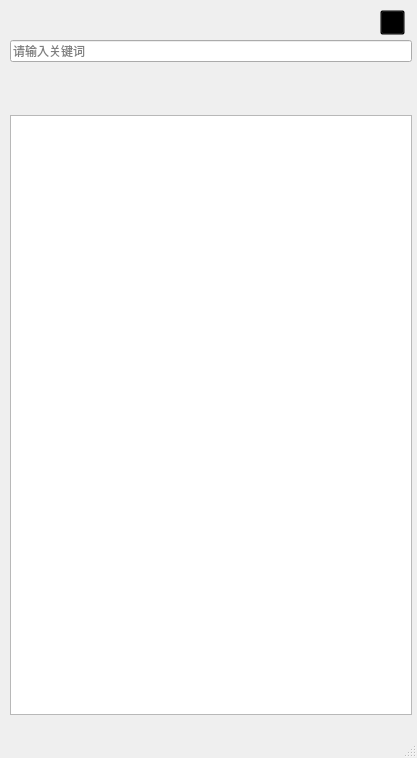
<?xml version="1.0" encoding="UTF-8"?>
<ui version="4.0">
 <class>AddFriend</class>
 <widget class="QMainWindow" name="AddFriend">
  <property name="geometry">
   <rect>
    <x>0</x>
    <y>0</y>
    <width>417</width>
    <height>758</height>
   </rect>
  </property>
  <property name="windowTitle">
   <string>MainWindow</string>
  </property>
  <widget class="QWidget" name="centralwidget">
   <widget class="QPushButton" name="closepushButton">
    <property name="geometry">
     <rect>
      <x>380</x>
      <y>10</y>
      <width>25</width>
      <height>25</height>
     </rect>
    </property>
    <property name="minimumSize">
     <size>
      <width>25</width>
      <height>25</height>
     </size>
    </property>
    <property name="maximumSize">
     <size>
      <width>25</width>
      <height>25</height>
     </size>
    </property>
    <property name="styleSheet">
     <string notr="true">QPushButton{
	border-image: url(:/imgs/close.svg);
	background-color: rgba(0, 0, 0,0);
}
QPushButton#closepushButton:hover{
	background-color: rgb(255, 45, 3);
	border-image: url(:/imgs/whiteclose.svg);
}</string>
    </property>
    <property name="text">
     <string/>
    </property>
   </widget>
   <widget class="QWidget" name="">
    <property name="geometry">
     <rect>
      <x>10</x>
      <y>40</y>
      <width>402</width>
      <height>675</height>
     </rect>
    </property>
    <layout class="QVBoxLayout" name="verticalLayout">
     <item>
      <widget class="QLineEdit" name="searchlindEdit">
       <property name="minimumSize">
        <size>
         <width>400</width>
         <height>0</height>
        </size>
       </property>
       <property name="placeholderText">
        <string>请输入关键词</string>
       </property>
      </widget>
     </item>
     <item>
      <spacer name="verticalSpacer">
       <property name="orientation">
        <enum>Qt::Orientation::Vertical</enum>
       </property>
       <property name="sizeHint" stdset="0">
        <size>
         <width>20</width>
         <height>40</height>
        </size>
       </property>
      </spacer>
     </item>
     <item>
      <widget class="QListView" name="resultlistView">
       <property name="minimumSize">
        <size>
         <width>400</width>
         <height>600</height>
        </size>
       </property>
      </widget>
     </item>
    </layout>
   </widget>
  </widget>
  <widget class="QMenuBar" name="menubar">
   <property name="geometry">
    <rect>
     <x>0</x>
     <y>0</y>
     <width>417</width>
     <height>21</height>
    </rect>
   </property>
  </widget>
  <widget class="QStatusBar" name="statusbar"/>
 </widget>
 <resources/>
 <connections/>
</ui>
